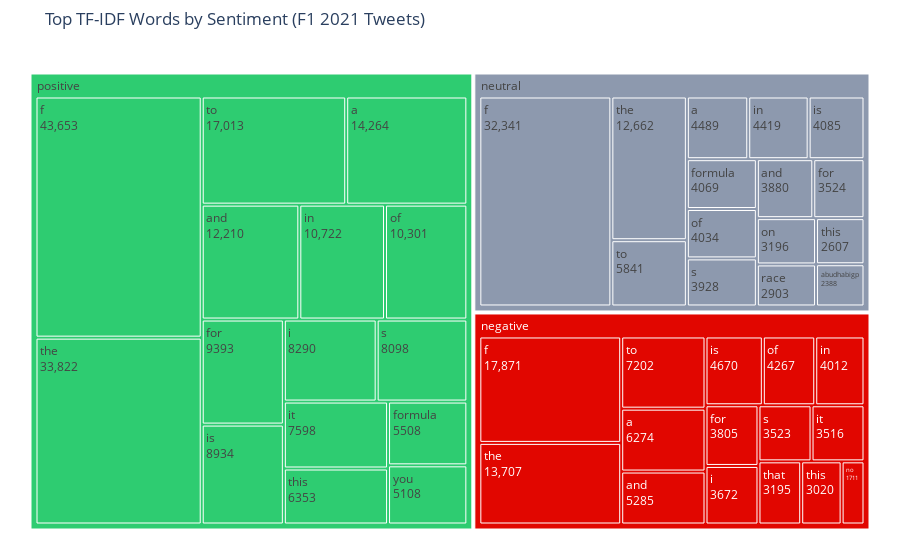

Source (notebook cell):
### Code cell
color_map = {"negative": "#E10600","neutral": "#8D99AE","positive": "#2ECC71"}
fig = px.treemap(tree_df,path=["sentiment", "word"],values="count",color="sentiment",color_discrete_map=color_map,title="Top TF-IDF Words by Sentiment (F1 2021 Tweets)")
# Show word + count inside each box
fig.update_traces(textinfo="label+value",hovertemplate="<b>%{label}</b><br>Count: %{value}<extra></extra>")
fig.update_layout(margin=dict(t=50, l=25, r=25, b=25))
fig.show()

### Figure 1 — Plotly figure (JSON) as saved in the notebook; plotly's stock layout.template omitted (floating-point values rounded to 4 significant figures)
{"data": [{"branchvalues": "total", "customdata": [["negative"], ["negative"], ["negative"], ["negative"], ["negative"], ["negative"], ["negative"], ["negative"], ["negative"], ["negative"], ["negative"], ["negative"], ["negative"], ["negative"], ["negative"], ["negative"], ["neutral"], ["neutral"], ["neutral"], ["neutral"], ["neutral"], ["neutral"], ["neutral"], ["neutral"], ["neutral"], ["neutral"], ["neutral"], ["neutral"], ["neutral"], ["neutral"], ["neutral"], ["neutral"], ["positive"], ["positive"], ["positive"], ["positive"], ["positive"], ["positive"], ["positive"], ["positive"], ["positive"], ["positive"], ["positive"], ["positive"], ["positive"], ["positive"], ["positive"], ["positive"]], "domain": {"x": [0, 1], "y": [0, 1]}, "hovertemplate": "<b>%{label}</b><br>Count: %{value}<extra></extra>", "ids": ["negative/the", "negative", "negative/no", "negative/s", "negative/in", "negative/that", "negative/it", "negative/of", "negative/this", "negative/i", "negative/and", "negative/is", "negative/a", "negative/to", "negative/f", "negative/for", "neutral/race", "neutral/this", "neutral/and", "neutral/for", "neutral/of", "neutral/on", "neutral", "neutral/a", "neutral/in", "neutral/s", "neutral/is", "neutral/to", "neutral/formula", "neutral/the", "neutral/f", "neutral/abudhabigp", "positive/you", "positive/formula", "positive/this", "positive/it", "positive/s", "positive/i", "positive/in", "positive/for", "positive/of", "positive/and", "positive/a", "positive/to", "positive/f", "positive/the", "positive/is", "positive"], "labels": ["the", "negative", "no", "s", "in", "that", "it", "of", "this", "i", "and", "is", "a", "to", "f", "for", "race", "this", "and", "for", "of", "on", "neutral", "a", "in", "s", "is", "to", "formula", "the", "f", "abudhabigp", "you", "formula", "this", "it", "s", "i", "in", "for", "of", "and", "a", "to", "f", "the", "is", "positive"], "marker": {"colors": ["#E10600", "#E10600", "#E10600", "#E10600", "#E10600", "#E10600", "#E10600", "#E10600", "#E10600", "#E10600", "#E10600", "#E10600", "#E10600", "#E10600", "#E10600", "#E10600", "#8D99AE", "#8D99AE", "#8D99AE", "#8D99AE", "#8D99AE", "#8D99AE", "#8D99AE", "#8D99AE", "#8D99AE", "#8D99AE", "#8D99AE", "#8D99AE", "#8D99AE", "#8D99AE", "#8D99AE", "#8D99AE", "#2ECC71", "#2ECC71", "#2ECC71", "#2ECC71", "#2ECC71", "#2ECC71", "#2ECC71", "#2ECC71", "#2ECC71", "#2ECC71", "#2ECC71", "#2ECC71", "#2ECC71", "#2ECC71", "#2ECC71", "#2ECC71"]}, "name": "", "parents": ["negative", "", "negative", "negative", "negative", "negative", "negative", "negative", "negative", "negative", "negative", "negative", "negative", "negative", "negative", "negative", "neutral", "neutral", "neutral", "neutral", "neutral", "neutral", "", "neutral", "neutral", "neutral", "neutral", "neutral", "neutral", "neutral", "neutral", "neutral", "positive", "positive", "positive", "positive", "positive", "positive", "positive", "positive", "positive", "positive", "positive", "positive", "positive", "positive", "positive", ""], "textinfo": "label+value", "type": "treemap", "values": [13710.0, 85730.0, 1711.0, 3523.0, 4012.0, 3195.0, 3516.0, 4267.0, 3020.0, 3672.0, 5285.0, 4670.0, 6274.0, 7202.0, 17870.0, 3805.0, 2903.0, 2607.0, 3880.0, 3524.0, 4034.0, 3196.0, 94370.0, 4489.0, 4419.0, 3928.0, 4085.0, 5841.0, 4069.0, 12660.0, 32340.0, 2388.0, 5108.0, 5508.0, 6353.0, 7598.0, 8098.0, 8290.0, 10720.0, 9393.0, 10300.0, 12210.0, 14260.0, 17010.0, 43650.0, 33820.0, 8934.0, 201300.0]}], "layout": {"legend": {"tracegroupgap": 0}, "margin": {"b": 25, "l": 25, "r": 25, "t": 50}, "title": {"text": "Top TF-IDF Words by Sentiment (F1 2021 Tweets)"}}}
